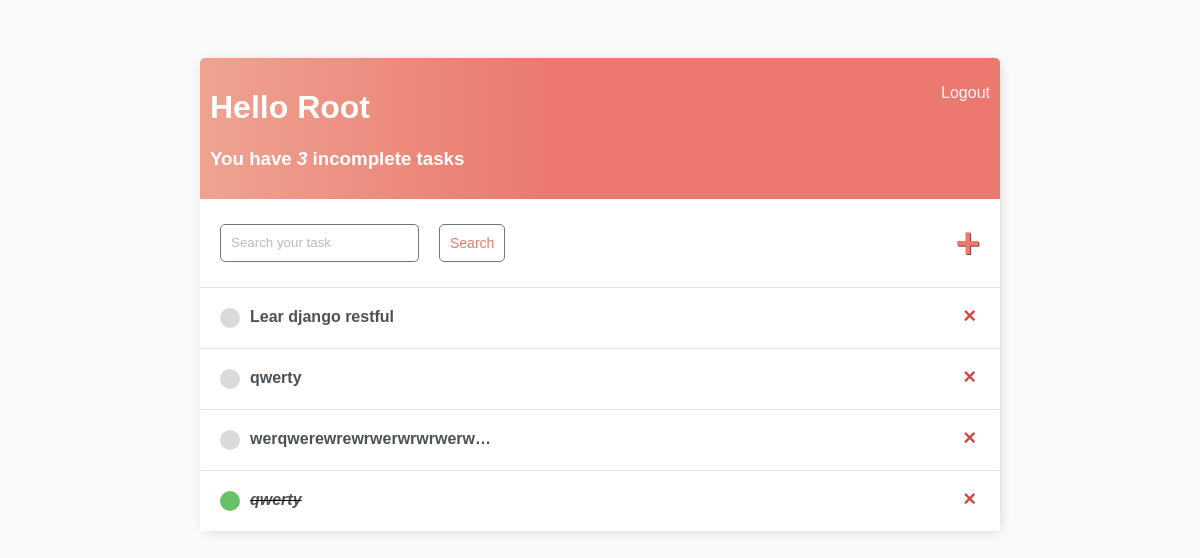
The app's page / (signed in) with its own data.
### base/models.py (models this page shows)
class Task(models.Model):
    user = models.ForeignKey(User, on_delete=models.CASCADE, null=True, blank=True)
    title = models.CharField(max_length=255, null=True, blank=True)
    description = models.TextField(null=True, blank=True)
    complete = models.BooleanField(default=False)
    created_time = models.DateTimeField(auto_now_add=True)
    def __str__(self):
        return self.title
    class Meta:
        ordering = ['complete']

### base/views.py (the view)
# urls.py: path('', TaskList.as_view(), name='tasks'),
class TaskList(LoginRequiredMixin, ListView):
    model = Task
    context_object_name = 'tasks'
    def get_context_data(self, *, object_list=None, **kwargs):
        context = super().get_context_data(**kwargs)
        context['tasks'] = context['tasks'].filter(user=self.request.user)  # display only tasks that have original user
        context['count'] = context['tasks'].filter(complete=False).count()
        search_input = self.request.GET.get('search-area') or ''
        if search_input:
            context['tasks'] = context['tasks'].filter(title__startswith=search_input)
        context['search_input'] = search_input
        return context

### base/templates/base/task_list.html
{% extends 'base/base.html' %}
    {% block content %}
        <div class="header-bar">
            <div class="">
                <h1>Hello {{ request.user|title }}</h1>
                <h3>You have <i>{{ count }}</i> incomplete task{{ count|pluralize:'s' }}</h3>
            </div>
            {% if request.user.is_authenticated %}
                <p><a href="{% url 'logout' %}">Logout</a></p>
            {% else %}
                <a href="{% url 'login' %}">Login</a>
            {% endif %}
        </div>
        <div id="search-add-wrapper">
            <form method="get" style="display: flex;">
                <input type='text' name='search-area' placeholder="Search your task" value="{{search_input}}">
                <input class="button" type="submit" value='Search'>
            </form>
            {% if tasks|length > 0 %}
                <a id="add-link" href="{% url 'task-create' %}">&#x2b;</a>
            {% endif %}
        </div>
        <div id="tasklist" class="task-items-wrapper">
            {% for task in tasks %}
            <div class="task-wrapper" data-position="{{task.pk}}">
                <div class="task-title">
                    {% if task.complete %}
                    <div class="task-complete-icon"></div>
                    <i><s><a href="{% url 'task-update' task.id %}">{{ task|truncatechars:25 }}</a></s></i> {% else %}
                    <div class="task-incomplete-icon"></div>
                    <a href="{% url 'task-update' task.id %}">{{task.title|truncatechars:25}}</a> {% endif %}
                </div>
                <div class="task-controls">
                    <a class="delete-link" href="{% url 'task-delete' task.id %}">&#215;</a>
                </div>
            </div>
            {% empty %}
            <div style="text-align: center; padding-bottom: 10px; line-height: 1em;">
                <h3>No new tasks are created.</h3>
                <h3>Create a <a style="text-decoration: none; color: #e53935;" href="{% url 'task-create' %}">New task</a> ! </h3>
            </div>
            {% endfor %}
        </div>
    {% endblock %}

### base/static/base/css/style.css (style rules this page uses)
body { background-color: #FAFAFA; font-family: 'Nunito', sans-serif; padding-top: 50px; }
a, p { color: #4b5156 }
a { font-weight: 600; }
input { outline: none; border: none; }
.header-bar { display: flex; justify-content: space-between; color: #fff; padding: 10px; border-radius: 5px 5px 0 0; background: linear-gradient(90deg, #EEA390 0%, #EB796F 43%, #EB796F 100%); }
.header-bar a { color: rgb(247, 247, 247); text-decoration: none; font-weight: 200; }
.task-wrapper { display: flex; align-items: center; justify-content: space-between; background-color: #fff; border-top: 1px solid #dfe4ea; overflow: hidden; }
.task-title { display: flex; padding: 20px; }
.task-title a { text-decoration: none; color: #4b5156; margin-left: 10px; }
.task-complete-icon { height: 20px; width: 20px; background-color: rgb(105, 192, 105); border-radius: 50%; }
.task-incomplete-icon { height: 20px; width: 20px; background-color: rgb(218, 218, 218); border-radius: 50%; }
.delete-link { text-decoration: none; font-weight: 900; color: #cf4949; font-size: 22px; line-height: 0; padding: 20px 24px; }
#add-link { color: #EB796F; text-decoration: none; font-size: 42px; text-shadow: 1px 1px #81413b; }
#search-add-wrapper { display: flex; justify-content: space-between; align-items: center; padding: 20px; }
#search-add-wrapper .button { margin-left: 20px; }
input[type=text], input[type=password], textarea { border: 1px solid #757575; border-radius: 5px; padding: 10px; width: 90%; }
::placeholder { font-weight: 300; opacity: 0.5; }
.button { border: 1px solid #757575; background-color: #FFF; color: #EB796F; padding: 10px; font-size: 14px; border-radius: 5px; cursor: pointer; text-decoration: none; }

### records on screen
Task: title "Lear django restful"
Task: title "qwerty"
Task: title "werqwerewrewrwerwrwrwerw…"
Task: title "qwerty"

### other values on screen
{{ request.user|title }} "Root"
{{ count }} "3"
